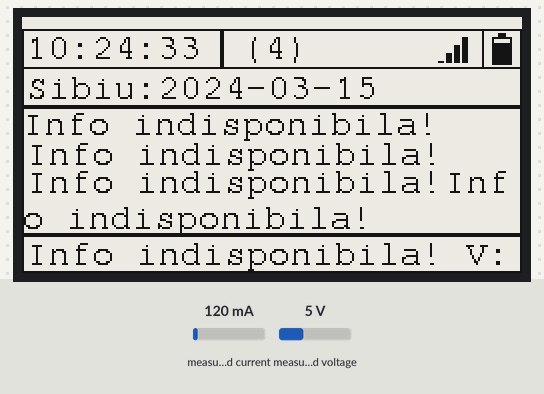
Simulated run of this program. Board: ESP32. Shown: 250×128 one-colour display. The test bench sets the inputs (shaded band); at power-on: measured current 120 mA, measured voltage 5 V. WiFi joins after 1.5 s; servers stay silent unless stated; the local clock reads 2024-03-15 10:24:30 at power-on unless the program sets it; what the program prints to the serial monitor is not drawn.

Above: at 6.1 s.
At 20.3 s:
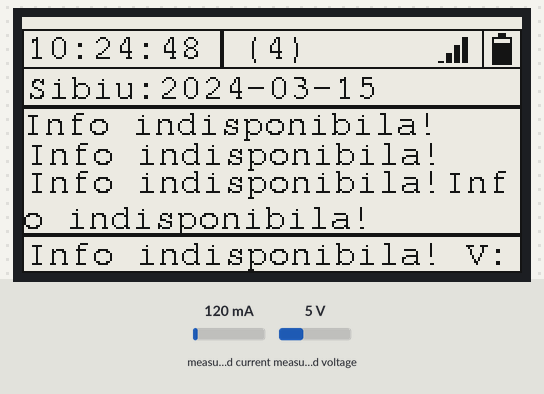
At 63.0 s:
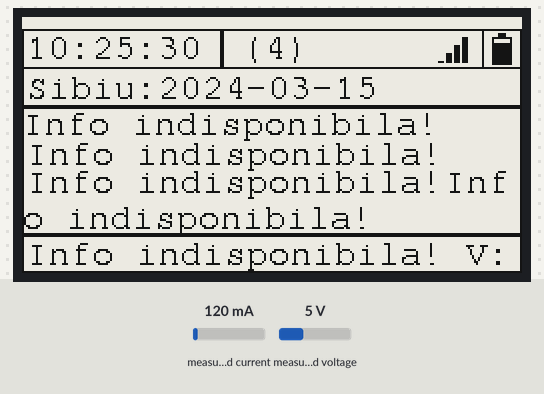
At 77.2 s:
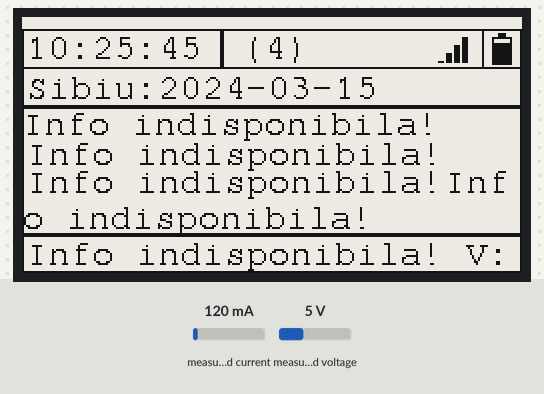
At 119.9 s:
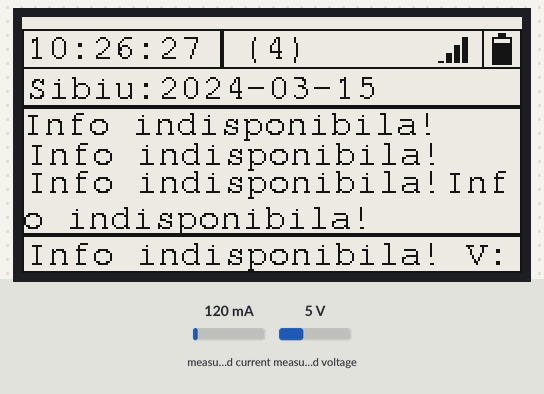

The program:

main.cpp
```cpp
/*
    LilyGo Ink Screen Series u8g2Fonts Test
        - Created by Lewis he
*/

// According to the board, cancel the corresponding macro definition
#define LILYGO_T5_V213
// #define LILYGO_T5_V22
// #define LILYGO_T5_V24
// #define LILYGO_T5_V28
// #define LILYGO_T5_V102
// #define LILYGO_T5_V266
// #define LILYGO_EPD_DISPLAY_102
// #define LILYGO_EPD_DISPLAY_154

#include <boards.h>
#define EINKDISPLAY
#include <GxEPD.h>
#include <ESP32Time.h>


#if defined(LILYGO_T5_V102) || defined(LILYGO_EPD_DISPLAY_102)
#include <GxGDGDEW0102T4/GxGDGDEW0102T4.h> //1.02" b/w
#elif defined(LILYGO_T5_V266)
#include <GxDEPG0266BN/GxDEPG0266BN.h> // 2.66" b/w   form DKE GROUP
#elif defined(LILYGO_T5_V213)
#include <GxDEPG0213BN/GxDEPG0213BN.h> // 2.13" b/w  form DKE GROUP
// #include <GxGDE0213B1.h>
#else
// #include <GxGDGDEW0102T4/GxGDGDEW0102T4.h> //1.02" b/w
// #include <GxGDEW0154Z04/GxGDEW0154Z04.h>  // 1.54" b/w/r 200x200
// #include <GxGDEW0154Z17/GxGDEW0154Z17.h>  // 1.54" b/w/r 152x152
// #include <GxGDEH0154D67/GxGDEH0154D67.h>  // 1.54" b/w
// #include <GxDEPG0150BN/GxDEPG0150BN.h>    // 1.51" b/w   form DKE GROUP
// #include <GxDEPG0266BN/GxDEPG0266BN.h>    // 2.66" b/w   form DKE GROUP
// #include <GxDEPG0290R/GxDEPG0290R.h>      // 2.9" b/w/r  form DKE GROUP
// #include <GxDEPG0290B/GxDEPG0290B.h>      // 2.9" b/w    form DKE GROUP
// #include <GxGDEW029Z10/GxGDEW029Z10.h>    // 2.9" b/w/r  form GoodDisplay
// #include <GxGDEW0213Z16/GxGDEW0213Z16.h>  // 2.13" b/w/r form GoodDisplay
// #include <GxGDE0213B1/GxGDE0213B1.h>      // 2.13" b/w  old panel , form GoodDisplay
// #include <GxGDEH0213B72/GxGDEH0213B72.h>  // 2.13" b/w  old panel , form GoodDisplay
// #include <GxGDEH0213B73/GxGDEH0213B73.h>  // 2.13" b/w  old panel , form GoodDisplay
// #include <GxGDEM0213B74/GxGDEM0213B74.h>  // 2.13" b/w  form GoodDisplay 4-color
// #include <GxGDEW0213M21/GxGDEW0213M21.h>  // 2.13"  b/w Ultra wide temperature , form GoodDisplay
// #include <GxDEPG0213BN/GxDEPG0213BN.h>    // 2.13" b/w  form DKE GROUP
// #include <GxGDEW027W3/GxGDEW027W3.h>      // 2.7" b/w   form GoodDisplay
// #include <GxGDEW027C44/GxGDEW027C44.h>    // 2.7" b/w/r form GoodDisplay
// #include <GxGDEH029A1/GxGDEH029A1.h>      // 2.9" b/w   form GoodDisplay
// #include <GxDEPG0750BN/GxDEPG0750BN.h>    // 7.5" b/w   form DKE GROUP
#endif

#include GxEPD_BitmapExamples
// FreeFonts from Adafruit_GFX
#include <Fonts/FreeMono9pt7b.h>
#include <Fonts/Tiny3x3a2pt7b.h>
#include <Fonts/FreeMonoBold9pt7b.h>
#include <Fonts/FreeMonoBold12pt7b.h>
#include <Fonts/FreeMonoBold18pt7b.h>
#include <GxIO/GxIO_SPI/GxIO_SPI.h>
#include <GxIO/GxIO.h>

#include <Wifi.h>
#include <WiFiClientSecure.h>
#include <HTTPClient.h>
#include <ArduinoJSON.h>
#include <Wire.h>
#include <Adafruit_INA219.h>

#define SERIAL_DEBUG_ON
#define uS_TO_S_FACTOR 1000000ULL /* Conversion factor for micro seconds to seconds */
#define TIME_TO_SLEEP 5           /* Time ESP32 will go to sleep (in seconds) */

ESP32Time rtc;
GxIO_Class io(SPI, EPD_CS, EPD_DC, EPD_RSET);
GxEPD_Class display(io, EPD_RSET, EPD_BUSY);

void testWiFi();
//void LilyGo_logo();
void printPanel();
String printLocalTime();
void reconnect();
void printBatStatus(float battery_proc);
void printHeader();
int getWifiStrenght();
void drawWifiStrenght(int bars);
void SecureClientRead();
void batteryRead(void);
String CheckString(String name, String str);

/* Put your SSID & Password */
const char *ssid = "";         // Enter SSID here
const char *password = ""; // Enter Password here
const char *ntpServer = "pool.ntp.org";
const long gmtOffset_sec = 7200;
const int daylightOffset_sec = 3600;
String wifi_networks;
String weather_server = "https://www.meteoromania.ro/wp-json/meteoapi/v2/starea-vremii";

WiFiClientSecure client; // or WiFiClientSecure for HTTPS
HTTPClient http;

const char *test_root_ca = "-----BEGIN CERTIFICATE-----\n"
                           "MIIF3jCCA8agAwIBAgIQAf1tMPyjylGoG7xkDjUDLTANBgkqhkiG9w0BAQwFADCB\n"
                           "iDELMAkGA1UEBhMCVVMxEzARBgNVBAgTCk5ldyBKZXJzZXkxFDASBgNVBAcTC0pl\n"
                           "cnNleSBDaXR5MR4wHAYDVQQKExVUaGUgVVNFUlRSVVNUIE5ldHdvcmsxLjAsBgNV\n"
                           "BAMTJVVTRVJUcnVzdCBSU0EgQ2VydGlmaWNhdGlvbiBBdXRob3JpdHkwHhcNMTAw\n"
                           "MjAxMDAwMDAwWhcNMzgwMTE4MjM1OTU5WjCBiDELMAkGA1UEBhMCVVMxEzARBgNV\n"
                           "BAgTCk5ldyBKZXJzZXkxFDASBgNVBAcTC0plcnNleSBDaXR5MR4wHAYDVQQKExVU\n"
                           "aGUgVVNFUlRSVVNUIE5ldHdvcmsxLjAsBgNVBAMTJVVTRVJUcnVzdCBSU0EgQ2Vy\n"
                           "dGlmaWNhdGlvbiBBdXRob3JpdHkwggIiMA0GCSqGSIb3DQEBAQUAA4ICDwAwggIK\n"
                           "AoICAQCAEmUXNg7D2wiz0KxXDXbtzSfTTK1Qg2HiqiBNCS1kCdzOiZ/MPans9s/B\n"
                           "3PHTsdZ7NygRK0faOca8Ohm0X6a9fZ2jY0K2dvKpOyuR+OJv0OwWIJAJPuLodMkY\n"
                           "tJHUYmTbf6MG8YgYapAiPLz+E/CHFHv25B+O1ORRxhFnRghRy4YUVD+8M/5+bJz/\n"
                           "Fp0YvVGONaanZshyZ9shZrHUm3gDwFA66Mzw3LyeTP6vBZY1H1dat//O+T23LLb2\n"
                           "VN3I5xI6Ta5MirdcmrS3ID3KfyI0rn47aGYBROcBTkZTmzNg95S+UzeQc0PzMsNT\n"
                           "79uq/nROacdrjGCT3sTHDN/hMq7MkztReJVni+49Vv4M0GkPGw/zJSZrM233bkf6\n"
                           "c0Plfg6lZrEpfDKEY1WJxA3Bk1QwGROs0303p+tdOmw1XNtB1xLaqUkL39iAigmT\n"
                           "Yo61Zs8liM2EuLE/pDkP2QKe6xJMlXzzawWpXhaDzLhn4ugTncxbgtNMs+1b/97l\n"
                           "c6wjOy0AvzVVdAlJ2ElYGn+SNuZRkg7zJn0cTRe8yexDJtC/QV9AqURE9JnnV4ee\n"
                           "UB9XVKg+/XRjL7FQZQnmWEIuQxpMtPAlR1n6BB6T1CZGSlCBst6+eLf8ZxXhyVeE\n"
                           "Hg9j1uliutZfVS7qXMYoCAQlObgOK6nyTJccBz8NUvXt7y+CDwIDAQABo0IwQDAd\n"
                           "BgNVHQ4EFgQUU3m/WqorSs9UgOHYm8Cd8rIDZsswDgYDVR0PAQH/BAQDAgEGMA8G\n"
                           "A1UdEwEB/wQFMAMBAf8wDQYJKoZIhvcNAQEMBQADggIBAFzUfA3P9wF9QZllDHPF\n"
                           "Up/L+M+ZBn8b2kMVn54CVVeWFPFSPCeHlCjtHzoBN6J2/FNQwISbxmtOuowhT6KO\n"
                           "VWKR82kV2LyI48SqC/3vqOlLVSoGIG1VeCkZ7l8wXEskEVX/JJpuXior7gtNn3/3\n"
                           "ATiUFJVDBwn7YKnuHKsSjKCaXqeYalltiz8I+8jRRa8YFWSQEg9zKC7F4iRO/Fjs\n"
                           "8PRF/iKz6y+O0tlFYQXBl2+odnKPi4w2r78NBc5xjeambx9spnFixdjQg3IM8WcR\n"
                           "iQycE0xyNN+81XHfqnHd4blsjDwSXWXavVcStkNr/+XeTWYRUc+ZruwXtuhxkYze\n"
                           "Sf7dNXGiFSeUHM9h4ya7b6NnJSFd5t0dCy5oGzuCr+yDZ4XUmFF0sbmZgIn/f3gZ\n"
                           "XHlKYC6SQK5MNyosycdiyA5d9zZbyuAlJQG03RoHnHcAP9Dc1ew91Pq7P8yF1m9/\n"
                           "qS3fuQL39ZeatTXaw2ewh0qpKJ4jjv9cJ2vhsE/zB+4ALtRZh8tSQZXq9EfX7mRB\n"
                           "VXyNWQKV3WKdwrnuWih0hKWbt5DHDAff9Yk2dDLWKMGwsAvgnEzDHNb842m1R0aB\n"
                           "L6KCq9NjRHDEjf8tM7qtj3u1cIiuPhnPQCjY/MiQu12ZIvVS5ljFH4gxQ+6IHdfG\n"
                           "jjxDah2nGN59PRbxYvnKkKj9\n"
                           "-----END CERTIFICATE-----\n";
String data_meteo;
String temperatura_locala;
String presiunea_locala;
String viteza_vantului_locala;
String nebulozitate;
String umezeala;
String fenomene_electrice;
String zapada;
String actualizat;

String busvoltage_s;
float busvoltage_f;
Adafruit_INA219 ina219;

void setup(void)
{
#ifdef SERIAL_DEBUG_ON
  Serial.begin(115200);
  Serial.println();
  Serial.println("setup");
#endif

  WiFi.mode(WIFI_STA);
  WiFi.begin(ssid, password);
#ifdef SERIAL_DEBUG_ON
  Serial.println("Connecting");
#endif
  while (WiFi.status() != WL_CONNECTED)
  {
    delay(500);
#ifdef SERIAL_DEBUG_ON
    Serial.print(".");
#endif
  }
#ifdef SERIAL_DEBUG_ON
  Serial.println("");
  Serial.print("Connected to WiFi network with IP Address: ");
  Serial.println(WiFi.localIP());
#endif
  WiFi.setAutoReconnect(true);
  WiFi.persistent(true);

  // Init and get the time
  configTime(gmtOffset_sec, daylightOffset_sec, ntpServer);

#ifdef SERIAL_DEBUG_ON
  Serial.println(printLocalTime());
  Serial.println(rtc.getTime("%A, %B %d %Y %H:%M:%S")); // (String) returns time with specified format
#endif
#if defined(LILYGO_EPD_DISPLAY_102)
  pinMode(EPD_POWER_ENABLE, OUTPUT);
  digitalWrite(EPD_POWER_ENABLE, HIGH);
#endif /*LILYGO_EPD_DISPLAY_102*/
#if defined(LILYGO_T5_V102)
  pinMode(POWER_ENABLE, OUTPUT);
  digitalWrite(POWER_ENABLE, HIGH);
#endif /*LILYGO_T5_V102*/

  SPI.begin(EPD_SCLK, EPD_MISO, EPD_MOSI);
  display.init(); // enable diagnostic output on Serial

#ifdef SERIAL_DEBUG_ON
  Serial.println("setup done");
#endif
  printPanel();
  // Initialize the INA219.
  // By default the initialization will use the largest range (32V, 2A).  However
  // you can call a setCalibration function to change this range (see comments).
  if (!ina219.begin())
  {
    Serial.println("Failed to find INA219 chip");
    while (1)
    {
      delay(10);
    }
  }

  SecureClientRead();
}

void printPanel()
{

  printHeader();
  /*               x  y width height           */
  /* Title*/
  display.drawRect(0, 25, 250, 20, GxEPD_BLACK);

  /*Content*/
  display.drawRect(0, 45, 250, 65, GxEPD_BLACK);

  /*footer*/
  display.drawRect(0, 108, 250, 20, GxEPD_BLACK);
}

void printHeader()
{
  /*               x  y width height           */
  display.drawRect(0, 6, 100, 20, GxEPD_BLACK);
  display.drawRect(100, 6, 170, 20, GxEPD_BLACK);
  display.drawRect(230, 6, 20, 20, GxEPD_BLACK);
  printBatStatus(busvoltage_f/6.0*100.0);
}

void printBatStatus(float battery_proc)
{
  int number_of_lines_to_draw = (int)round((battery_proc / 100.0 * 12.0));
#ifdef SERIAL_DEBUG_DISPLAY_ON
  Serial.printf("Nr de linii : %d", number_of_lines_to_draw);
#endif

  /* Draw empty battery*/
  /*               x  y width height           */
  display.drawRect(235, 10, 10, 14, GxEPD_BLACK);
  display.drawFastHLine(238, 8, 4, GxEPD_BLACK);
  display.drawFastHLine(238, 9, 4, GxEPD_BLACK);

  /* Fill battery based on battery_proc parameter */
  for (int i = 0; i < number_of_lines_to_draw; i++)
  {
    display.drawFastHLine(235, 22 - i, 10, GxEPD_BLACK);
  }
}

void drawWifiStrenght(int bars)
{
  /*               x  y width height           */
  for (int i = 1; i <= bars; i++)
  {
    if (i == 5)
    {
      display.fillRect(204 + (i * 4), 26 - (i * 4) + 2, 3, (i * 4) - 5, GxEPD_BLACK);
#ifdef SERIAL_DEBUG_DISPLAY_ON
      Serial.printf("\nHeight max: %d", (i * 4) - 5);
      #endif
    }
    else
    {
      display.fillRect(204 + (i * 4), 26 - (i * 4), 3, (i * 4) - 3, GxEPD_BLACK);
#ifdef SERIAL_DEBUG_DISPLAY_ON
      Serial.printf("\nHeight: %d", (i * 4) - 3);
      #endif
    }
  }
}

void loop()
{
  SecureClientRead();
  batteryRead();
  display.setRotation(1);
  display.fillScreen(GxEPD_WHITE);
  display.setTextColor(GxEPD_BLACK);
  display.setFont(&FreeMono9pt7b);
  display.setCursor(2, 20);
  display.println(printLocalTime().c_str());
  display.setCursor(2, 40);
  // testWiFi();
  display.setCursor(110, 20);
  if (WiFi.status() == WL_CONNECTED)
  {
    // display.println("Wifi Connected");
    int bars = getWifiStrenght();
    display.printf("%s(%d)", WiFi.SSID().c_str(), getWifiStrenght());
    drawWifiStrenght(bars);
  }
  else
    display.println("NC");

  printPanel();

  /*Title */
  display.setFont(&FreeMono9pt7b);
  display.setCursor(2, 40);

  // display.printf("(%d dBm) (%d)", WiFi.RSSI(), getWifiStrenght());
  if((data_meteo !="null")/* || (data_meteo.isEmpty()==false)*/)
  {
    display.println("Sibiu:" + rtc.getTime("%Y-%m-%d"));

    /* Content*/
    display.setFont(&FreeMono9pt7b);
    display.println(CheckString("Temperatura:" + temperatura_locala + " C", temperatura_locala));
    display.setCursor(2, 73);
    display.println(CheckString(presiunea_locala, presiunea_locala) );
    display.setCursor(2, 87);

    display.println(CheckString(viteza_vantului_locala, viteza_vantului_locala) +
                    CheckString(" Umezeala:" + umezeala + "%", umezeala));

    //display.println("" + viteza_vantului_locala + " Umezeala:" + umezeala + "%" );

    /* Footer*/
    display.setFont(&FreeMono9pt7b);
    display.setCursor(2, 123);
    display.print("");
    if(busvoltage_f>1.0)
    {
      display.println(CheckString(nebulozitate, nebulozitate) + " V:" + busvoltage_s);
    }
    else
    {
      display.println(CheckString(nebulozitate, nebulozitate));
    }
  }
  else
  {

   display.println("Sibiu:" + rtc.getTime("%d-%m-%Y"));
   display.println("Informatiile meteo sunt indisponibile ! ");
  }
  display.update();

  delay(10000);
}


void testWiFi()
{
  WiFi.mode(WIFI_STA);
  WiFi.disconnect();
  // WiFi.scanNetworks will return the number of networks found
  int n = WiFi.scanNetworks();

  Serial.println("scan done");
  if (n == 0)
  {
    Serial.println("no networks found");
  }
  else
  {
    Serial.print(n);
    Serial.println(" networks found");
    display.print(n);
    display.println(" networks found");

    for (int i = 0; i < n; ++i)
    {
      // Print SSID and RSSI for each network found
      Serial.print(i + 1);
      Serial.print(": ");
      Serial.print(WiFi.SSID(i));
      Serial.print(" (");
      Serial.print(WiFi.RSSI(i));
      Serial.print(")");
      Serial.println((WiFi.encryptionType(i) == WIFI_AUTH_OPEN) ? " " : "*");
      if (i < 4)
      {
        display.print(WiFi.SSID(i) + "(" + WiFi.RSSI(i) + ")");
        display.println(" ");
      }
      delay(10);
    }
  }
  Serial.println("");
  reconnect();
}

String printLocalTime()
{
  struct tm timeinfo;
  char timeDate[36];
  if (!getLocalTime(&timeinfo))
  {
#ifdef SERIAL_DEBUG_ON
    Serial.println("Failed to obtain time");
#endif
    return rtc.getTime("%H:%M:%S");
    //String("Failed to obtain time");
  }
  else
  {
#ifdef SERIAL_DEBUG_ON
  Serial.println(&timeinfo, "%A, %B %d %Y %H:%M:%S");
  Serial.print("Day of week: ");
  Serial.println(&timeinfo, "%A");
  Serial.print("Month: ");
  Serial.println(&timeinfo, "%B");
  Serial.print("Day of Month: ");
  Serial.println(&timeinfo, "%d");
  Serial.print("Year: ");
  Serial.println(&timeinfo, "%Y");
  Serial.print("Hour: ");
  Serial.println(&timeinfo, "%H");
  Serial.print("Hour (12 hour format): ");
  Serial.println(&timeinfo, "%I");
  Serial.print("Minute: ");
  Serial.println(&timeinfo, "%M");
  Serial.print("Second: ");
  Serial.println(&timeinfo, "%S");

  Serial.println("Time variables");
  char timeHour[3];
  char timeHMS[12];
  strftime(timeHour, 3, "%H", &timeinfo);
  strftime(timeHMS, 11, "%H:%M:%S", &timeinfo);
  Serial.println(timeHour);
  char timeWeekDay[10];
  strftime(timeWeekDay, 10, "%A", &timeinfo);
  Serial.println(timeWeekDay);
  Serial.println();
#endif

  strftime(timeDate, 36, "%H:%M:%S", &timeinfo);
  rtc.setTimeStruct(timeinfo);
  return rtc.getTime("%H:%M:%S"); // String(timeDate);
  }

}

void reconnect()
{
  WiFi.mode(WIFI_STA);
  WiFi.begin(ssid, password);
  while (WiFi.status() != WL_CONNECTED)
  {
#ifdef SERIAL_DEBUG_ON
    Serial.println("Reconnecting");
#endif
    delay(1000);
#ifdef SERIAL_DEBUG_ON
    Serial.print(".");
#endif
  }
#ifdef SERIAL_DEBUG_ON
  Serial.println("");
  Serial.print("Connected to WiFi network with IP Address: ");
  Serial.println(WiFi.localIP());
#endif

  WiFi.setAutoReconnect(true);
  WiFi.persistent(true);
}

int getWifiStrenght()
{
  int bars;
  int RSSI_strgh = 0;
  //  int bars = map(RSSI,-80,-44,1,6); // this method doesn't refelct the Bars well
  // simple if then to set the number of bars
  RSSI_strgh = WiFi.RSSI();
  if (RSSI_strgh > -55)
  {
    bars = 5;
  }
  else if ((RSSI_strgh < -55) && (RSSI_strgh > -65))
  {
    bars = 4;
  }
  else if ((RSSI_strgh < -65) && (RSSI_strgh > -70))
  {
    bars = 3;
  }
  else if ((RSSI_strgh < -70) && (RSSI_strgh > -78))
  {
    bars = 2;
  }
  else if ((RSSI_strgh < -78) & (RSSI_strgh > -82))
  {
    bars = 1;
  }
  else
  {
    bars = 0;
  }
  return bars;
}

void SecureClientRead()
{
  WiFiClientSecure *clientSec = new WiFiClientSecure;
  if (clientSec)
  {
    clientSec->setCACert(test_root_ca );

    {
      // Add a scoping block for HTTPClient https to make sure it is destroyed before WiFiClientSecure *client is
      HTTPClient https;
      https.setFollowRedirects(HTTPC_FORCE_FOLLOW_REDIRECTS);

      Serial.print("[HTTPS] begin...\n");
      if (https.begin(*clientSec, weather_server ))
      { // HTTPS
        Serial.print("[HTTPS] GET...\n");
        // start connection and send HTTP header
        int httpCode = https.GET();

        // httpCode will be negative on error
        if (httpCode > 0)
        {
          // HTTP header has been send and Server response header has been handled
          Serial.printf("[HTTPS] GET... code: %d\n", httpCode);

          // file found at server
          if (httpCode == HTTP_CODE_OK || httpCode == HTTP_CODE_MOVED_PERMANENTLY)
          {
           // String payload = https.getString();
           // Serial.println(payload);
            // Parse response
            DynamicJsonDocument doc(65000);
            DynamicJsonDocument doc_sibiu(2000);
            deserializeJson(doc, https.getStream());
            //Serial.println(doc["features"][1].as<String>());
            doc_sibiu = doc["features"][72];
            deserializeJson(doc_sibiu, doc["features"][72].as<String>());
            // Read values
            data_meteo = doc["date"].as<String>();
#ifdef SERIAL_DEBUG_ON
            Serial.println(doc["features"][72].as<String>());
            Serial.println(doc_sibiu["properties"]["tempe"].as<String>());
            Serial.println(doc["date"].as<String>());
 #endif
            temperatura_locala = doc_sibiu["properties"]["tempe"].as<String>();
            presiunea_locala = doc_sibiu["properties"]["presiunetext"].as<String>();
            viteza_vantului_locala = doc_sibiu["properties"]["vant"].as<String>();
            nebulozitate = doc_sibiu["properties"]["nebulozitate"].as<String>();
            umezeala = doc_sibiu["properties"]["umezeala"].as<String>();
            fenomene_electrice = doc_sibiu["properties"]["fenomen_e"].as<String>();
            zapada = doc_sibiu["properties"]["zapada"].as<String>();
            actualizat = doc_sibiu["properties"]["actualizat"].as<String>();
                                          }
        }
        else
        {
          Serial.printf("[HTTPS] GET... failed, error: %s\n", https.errorToString(httpCode).c_str());
        }

        https.end();
      }
      else
      {
        Serial.printf("[HTTPS] Unable to connect\n");
      }

      // End extra scoping block
    }
    delete clientSec;
  }
  else
  {
    Serial.println("Unable to create client");
  }
}
void batteryRead(void)
{
  float shuntvoltage = 0;
  float busvoltage = 0;
  float current_mA = 0;
  float loadvoltage = 0;
  float power_mW = 0;

  shuntvoltage = ina219.getShuntVoltage_mV();
  busvoltage = ina219.getBusVoltage_V();
  current_mA = ina219.getCurrent_mA();
  power_mW = ina219.getPower_mW();
  loadvoltage = busvoltage + (shuntvoltage / 1000);

  Serial.print("Bus Voltage:   ");
  Serial.print(busvoltage);
  busvoltage_s = String(loadvoltage);
  busvoltage_f = loadvoltage;
  Serial.println(" V");
  Serial.print("Shunt Voltage: ");
  Serial.print(shuntvoltage);
  Serial.println(" mV");
  Serial.print("Load Voltage:  ");
  Serial.print(loadvoltage);
  Serial.println(" V");
  Serial.print("Current:       ");
  Serial.print(current_mA);
  Serial.println(" mA");
  Serial.print("Power:         ");
  Serial.print(power_mW);
  Serial.println(" mW");
  Serial.println("");

  delay(2000);
}

String CheckString(String name, String str)
{
  if ((str == "null") || (str.isEmpty() == true) || (str == "indisponibil"))
  {
    return "Info indisponibila!";
  }
  else
  {
    return name;
  }

}
```

Source omitted: boards.h (7027 bytes)

Measured:
- what the display in image 0 shows lasts 14.2 s, from 6.0 s to 20.2 s
